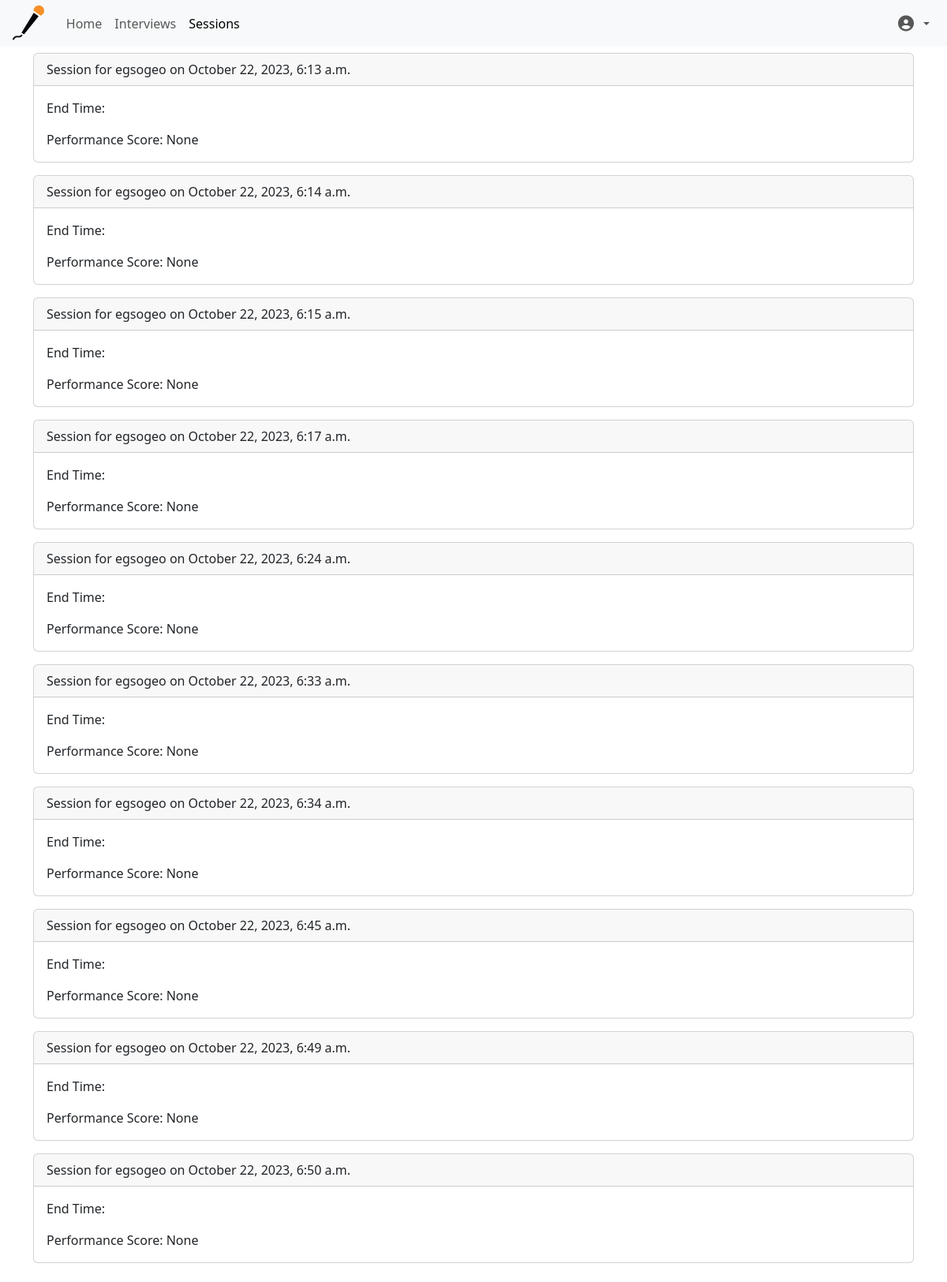
Before: /sessions/ (signed in) with the older database file.
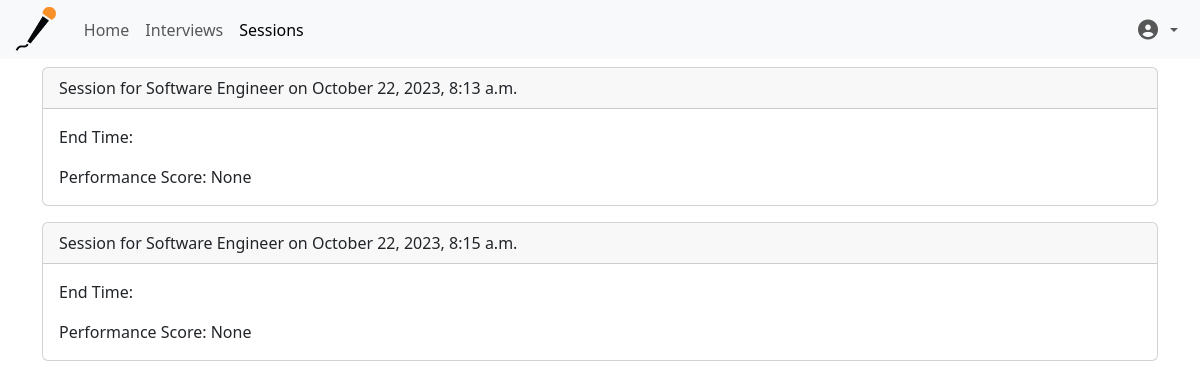
After: the same page with the newer database file.
### core/models.py (models this page shows, shortened)
class Session(models.Model):
    session_id = models.CharField(max_length=32, unique=True, editable=False)  # hash field
    interview = models.ForeignKey(Interview, on_delete=models.CASCADE, related_name='sessions')
    start_time = models.DateTimeField(auto_now=True)
    questions = models.JSONField(blank=True, null=True)  # You could use a TextField if your Django version < 3.1
    responses = models.JSONField(blank=True, null=True)  # You could use a TextField if your Django version < 3.1
    performance_score = models.FloatField(null=True, blank=True)  # assuming score is a float value, set to null if not scored yet

class Interview(models.Model):
    user = models.ForeignKey(User, on_delete=models.CASCADE, related_name='interviews')
    job_title = models.CharField(max_length=255, blank=False, null=False)
    job_description = models.TextField(blank=True, null=True)
    resume = models.FileField(upload_to='resumes/')
    created_at = models.DateTimeField(auto_now=True)
    updated_at = models.DateTimeField(auto_now=True)

### core/views.py (the view)
# urls.py: path('sessions/', SessionListView.as_view(), name='session_list'),
class SessionListView(LoginRequiredMixin, generic.ListView):
    model = Session
    template_name = 'core/session_list.html'
    context_object_name = 'sessions'

### core/templates/core/session_list.html
{% extends 'core/base_generic.html' %}
{% block body %}
  <div class="container">
    {% for session in sessions %}
      <div class="card mb-3">
        <div class="card-header">
          Session for {{ session.interview.job_title }} on {{ session.start_time|date:"F j, Y, P" }}
        </div>
        <div class="card-body">
          <p class="card-text">End Time: {{ session.end_time|date:"F j, Y, P" }}</p>
          <p class="card-text">Performance Score: {{ session.performance_score }}</p>
        </div>
      </div>
    {% empty %}
      <p>No sessions available.</p>
    {% endfor %}
  </div>
{% endblock %}

### core/templates/core/base_generic.html (shortened to what this page needs)
{% load static %}
<head>
  <link href="https://cdn.jsdelivr.net/npm/bootstrap@5.3.2/dist/css/bootstrap.min.css" rel="stylesheet" onload="cssLoaded()" onerror="cssFallback()">
</head>
<body>
  {% include 'core/navbar.html' %}
  <div class="container-fluid main-content topm py-2">
{% block body %}{% endblock body %}
  </div>
</body>

### core/templates/core/navbar.html (shortened to what this page needs)
{% load static %}
<nav class="navbar navbar-expand-lg navbar-light bg-light navbar-fixed" style="padding:2px">
    <div class="container-fluid">
      <a class="navbar-brand" href="{% url 'core:home' %}">
        <img src="{% static 'core/images/default_logo.png' %}" alt="CoMint" height="45" class="d-inline-block align-text-top logo-full">
      </a>
      <div class="collapse navbar-collapse" id="navbarNav">
        <ul class="navbar-nav me-auto mb-2 mb-lg-0">
          <li class="nav-item">
            <a class="nav-link {% if request.resolver_match.url_name == 'home' %}active{% endif %}" aria-current="page" href="{% url 'core:home' %}">Home</a>
          </li>
          <li class="nav-item">
            <a class="nav-link {% if request.resolver_match.url_name == 'interview_list' %}active{% endif %}" href="{% url 'core:interview_list' %}">Interviews</a>
          </li>
          <li class="nav-item">
            <a class="nav-link {% if request.resolver_match.url_name == 'session_list' %}active{% endif %}" href="{% url 'core:session_list' %}">Sessions</a>
          </li>
          </ul>
        <ul class="navbar-nav">
        {% if request.user.is_authenticated %}
        <li class="nav-item dropdown">
          <a class="nav-link dropdown-toggle d-flex align-items-center" href="#" id="navbarDropdownAbout" role="button" data-bs-toggle="dropdown" aria-expanded="false">
              <i class="fas fa-user-circle fa-lg"></i>
          </a>
        </li>
      {% else %}
        <li class="nav-item">
          <a class="nav-link" href="{% url 'core:login' %}">Login</a>
        </li>
      {% endif %}
    </ul>
      </div>
    </div>
  </nav>

### core/templates/core/navbar.html (style rules this page uses)
.logo-full, .logo-small { transition: opacity 0.3s; max-height: 45px; max-width: 100%; }

Changed rows visible on the page:
removed Session: interview.job_title "egsogeo", start_time "October 22, 2023, 6:13 a.m.", performance_score "None"
removed Session: interview.job_title "egsogeo", start_time "October 22, 2023, 6:14 a.m.", performance_score "None"
removed Session: interview.job_title "egsogeo", start_time "October 22, 2023, 6:15 a.m.", performance_score "None"
removed Session: interview.job_title "egsogeo", start_time "October 22, 2023, 6:17 a.m.", performance_score "None"
removed Session: interview.job_title "egsogeo", start_time "October 22, 2023, 6:24 a.m.", performance_score "None"
removed Session: interview.job_title "egsogeo", start_time "October 22, 2023, 6:33 a.m.", performance_score "None"
removed Session: interview.job_title "egsogeo", start_time "October 22, 2023, 6:34 a.m.", performance_score "None"
removed Session: interview.job_title "egsogeo", start_time "October 22, 2023, 6:45 a.m.", performance_score "None"
removed Session: interview.job_title "egsogeo", start_time "October 22, 2023, 6:49 a.m.", performance_score "None"
removed Session: interview.job_title "egsogeo", start_time "October 22, 2023, 6:50 a.m.", performance_score "None"
added Session: interview.job_title "Software Engineer", start_time "October 22, 2023, 8:13 a.m.", performance_score "None"
added Session: interview.job_title "Software Engineer", start_time "October 22, 2023, 8:15 a.m.", performance_score "None"
